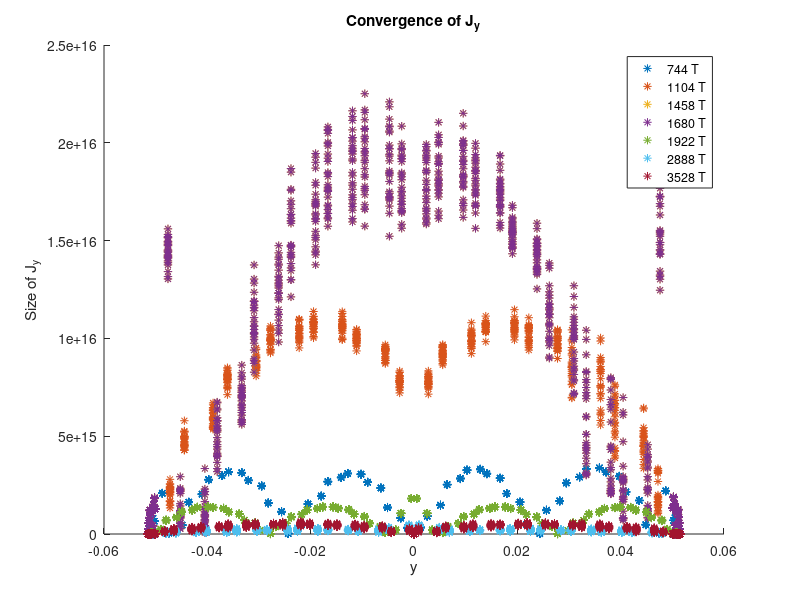
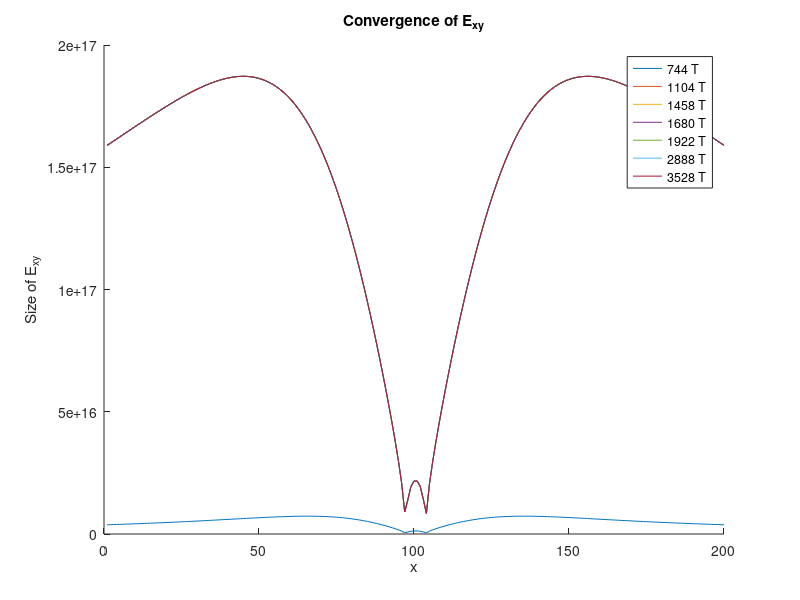
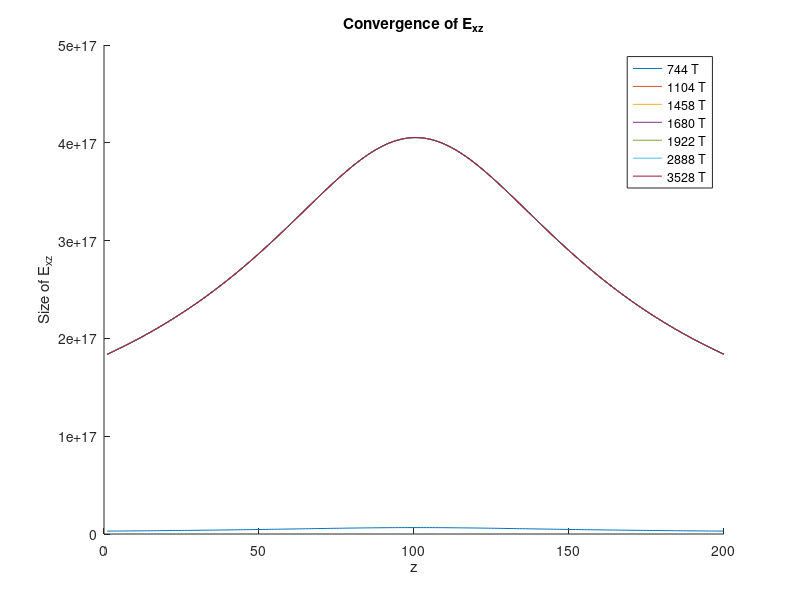

These charts were generated, in order, by the following MATLAB code:
P264=0;
P580=0;
P722=0;
P744=1;
P904=0;
P924=0;
P1060=0;
P1104=1;
P1458 =1;
P1680 =1;
P1922 =1;
P2312 =0;
P2888 =1;
P3528 =1;

close all

% load('ConvSlow.mat')
load('ConvSlowSubDi.mat')
% load('ConvFast.mat')
% load('ConvFastSub.mat')

figure(1)
title('Convergence of J_y')
xlabel('y')
ylabel('Size of J_y')
PlottetLabels = {};
hold on

figure(2)
title('Convergence of E_{xy}')
xlabel('x')
ylabel('Size of E_{xy}')
hold on

figure(3)
title('Convergence of E_{xz}')
xlabel('z')
ylabel('Size of E_{xz}')
hold on

if P264
    figure(1)
    plot(center(:,2),abs(J(:,2)),'*')
    figure(2)
    plot(abs(ExyCrossX(:,1)))
    figure(3)
    plot(abs(ExzCrossZ(:,1)))
    PlottetLabels = [PlottetLabels, '264 T'];
end
if P580
    figure(1)
    plot(center(:,5),abs(J(:,5)),'*')
    figure(2)
    plot(abs(ExyCrossX(:,2)))
    figure(3)
    plot(abs(ExzCrossZ(:,2)))
    PlottetLabels = [PlottetLabels, '580 T'];
end
if P722
    figure(1)
    plot(center(:,8),abs(J(:,8)),'*')
    figure(2)
    plot(abs(ExyCrossX(:,3)))
    figure(3)
    plot(abs(ExzCrossZ(:,3)))
    PlottetLabels = [PlottetLabels, '722 T' ];
end
if P744
    figure(1)
    plot(center(:,11),abs(J(:,11)),'*')
    figure(2)
    plot(abs(ExyCrossX(:,4)))
    figure(3)
    plot(abs(ExzCrossZ(:,4)))
    PlottetLabels = [PlottetLabels, '744 T' ];
end
if P904
    figure(1)
    plot(center(:,14),abs(J(:,14)),'*')
    figure(2)
    plot(abs(ExyCrossX(:,5)))
    figure(3)
    plot(abs(ExzCrossZ(:,5)))
    PlottetLabels = [PlottetLabels, '904 T'];
end
if P924
    figure(1)
    plot(center(:,17),abs(J(:,17)),'*')
    figure(2)
    plot(abs(ExyCrossX(:,5)))
    figure(3)
    plot(abs(ExzCrossZ(:,5)))
    PlottetLabels = [PlottetLabels, '924 T'];
end
if P1060
    figure(1)
    plot(center(:,20),abs(J(:,20)),'*')
    figure(2)
    plot(abs(ExyCrossX(:,6)))
    figure(3)
    plot(abs(ExzCrossZ(:,6)))
    PlottetLabels = [PlottetLabels, '1060 T'];
end
if P1104
    figure(1)
    plot(center(:,23),abs(J(:,23)),'*')
    figure(2)
    plot(abs(ExyCrossX(:,6)))
    figure(3)
    plot(abs(ExzCrossZ(:,6)))
    PlottetLabels = [PlottetLabels, '1104 T'];
end
if P1458
    figure(1)
    plot(center(:,26),abs(J(:,26)),'*')
    figure(2)
    plot(abs(ExyCrossX(:,6)))
    figure(3)
    plot(abs(ExzCrossZ(:,6)))
    PlottetLabels = [PlottetLabels, '1458 T'];
end
if P1680
    figure(1)
    plot(center(:,26),abs(J(:,26)),'*')
    figure(2)
    plot(abs(ExyCrossX(:,6)))
    figure(3)
    plot(abs(ExzCrossZ(:,6)))
    PlottetLabels = [PlottetLabels, '1680 T'];
end
if P1922
    figure(1)
    plot(center(:,29),abs(J(:,29)),'*')
    figure(2)
    plot(abs(ExyCrossX(:,6)))
    figure(3)
    plot(abs(ExzCrossZ(:,6)))
    PlottetLabels = [PlottetLabels, '1922 T'];
end
if P2312
    figure(1)
    plot(center(:,32),abs(J(:,32)),'*')
    figure(2)
    plot(abs(ExyCrossX(:,6)))
    figure(3)
    plot(abs(ExzCrossZ(:,6)))
    PlottetLabels = [PlottetLabels, '2312 T'];
end
if P2888
    figure(1)
    plot(center(:,35),abs(J(:,35)),'*')
    figure(2)
    plot(abs(ExyCrossX(:,6)))
    figure(3)
    plot(abs(ExzCrossZ(:,6)))
    PlottetLabels = [PlottetLabels, '2888 T'];
end
if P3528
    figure(1)
    plot(center(:,38),abs(J(:,38)),'*')
    figure(2)
    plot(abs(ExyCrossX(:,6)))
    figure(3)
    plot(abs(ExzCrossZ(:,6)))
    PlottetLabels = [PlottetLabels, '3528 T'];
end

figure(1)
legend(PlottetLabels)
figure(2)
legend(PlottetLabels)
figure(3)
legend(PlottetLabels)
